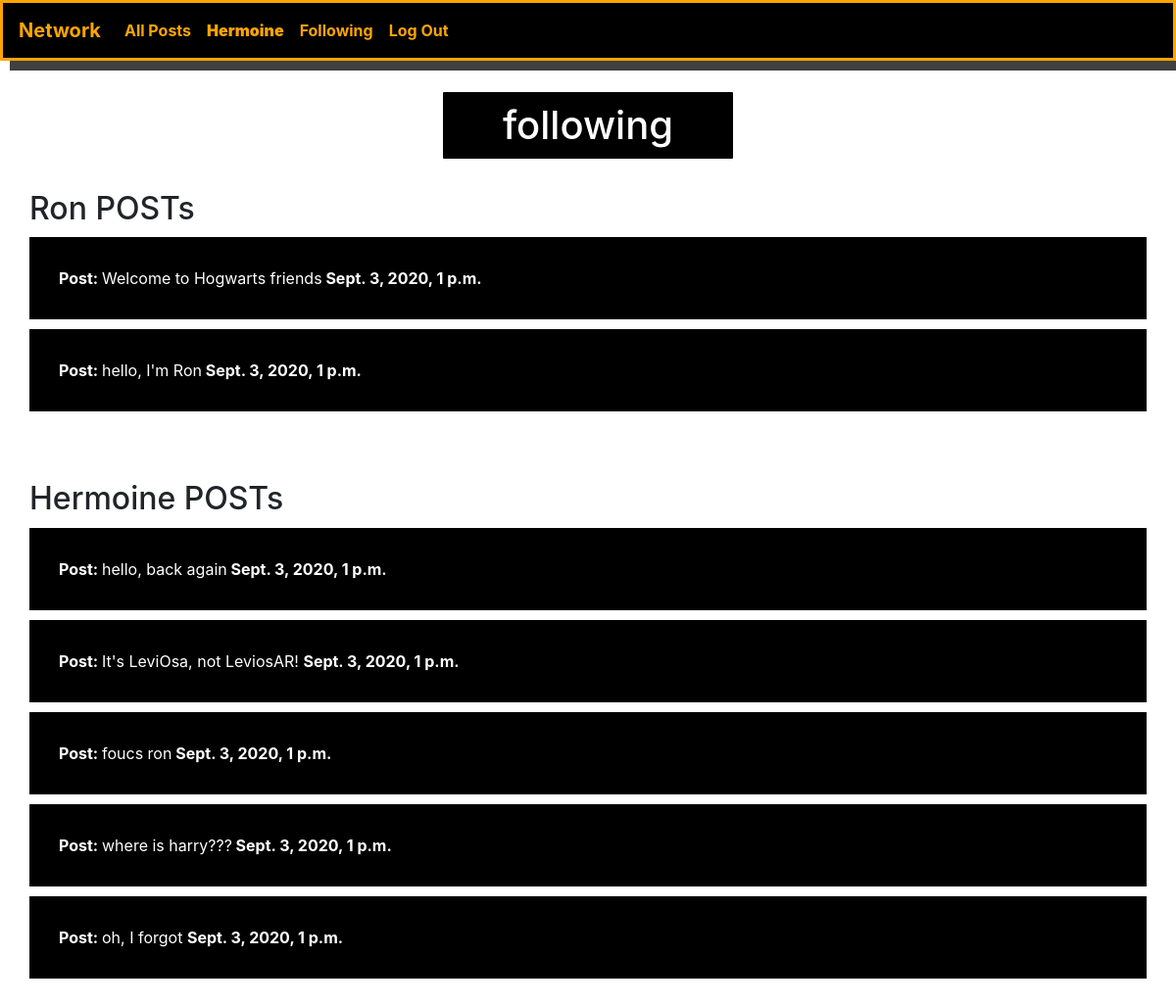
The page /following/3 (signed in) on the database its author committed.
### network/models.py (models this page shows)
class User(AbstractUser):
	pass

class Post(models.Model):
	post = models.CharField(max_length=350,blank = True, null = True)
	user = models.ForeignKey(User, on_delete=models.CASCADE)
	created_date = models.DateTimeField(default=timezone.now())
	def __str__(self):
		return f"Post {self.post} by {self.user} "

### network/views.py (the view)
# urls.py: path("following/<int:user_id>", views.following, name="following"),
def following(request, user_id):
    user = User.objects.get(id=user_id)
    following = user.following.all()
    followingPosts = []
    for follow in following:
        username = follow.following_user_id
        username_id = User.objects.get(username=username)
        users = [{"username_id":User.objects.get(username=username)}]
        for l in users:
            followingPosts.append({"posts":Post.objects.filter(user__in=User.objects.filter(username=l["username_id"])),
                "author":l["username_id"]})
    print(followingPosts)
    return render(request, "network/following.html",{
        "following":following,
        "followingPosts":followingPosts,
        })

### network/templates/network/following.html (shortened to what this page needs)
{% extends "network/layout.html" %}
{% block body %}
<h1 id="following-head">following</h1>
{% for x in followingPosts%}
	<div class="following-div">
		<h2 class="post-head">{{x.author}} POSTs </h2>
		<div class="following-innerdiv">
			{% for post in x.posts %}
			<p><strong>Post: </strong>{{post.post}}<strong> {{post.created_date}} </strong></p>
			 {% endfor %}
		</div>
	</div>
{% endfor %}
{% endblock %}

### network/templates/network/layout.html (shortened to what this page needs)
{% load static %}
<!DOCTYPE html>
<html lang="en">
    <head>
        <link rel="stylesheet" href="https://stackpath.bootstrapcdn.com/bootstrap/4.4.1/css/bootstrap.min.css">
        <link href="{% static 'network/styles.css' %}" rel="stylesheet">
    </head>
    <body>
        <nav id="navbar" class="navbar navbar-expand-lg navbar-light ">
            <a class="navbar-brand" href="#">Network</a>
            <div>
              <ul class="navbar-nav mr-auto">
                <li class="nav-item">
                  <a class="nav-link" href="{% url 'index' %}">All Posts</a>
                </li>
                {% if user.is_authenticated %}
                 <li class="nav-item">
                        <a class="nav-link" href="{% url 'profile' user.id %}"><strong>{{ user.username }} </strong></a>
                    </li>
                    <li class="nav-item">
                        <a class="nav-link" href="{% url 'following' user.id %}">Following</a>
                    </li>
                    <li class="nav-item">
                        <a class="nav-link" href="{% url 'logout' %}">Log Out</a>
                    </li>
                {% endif %}
              </ul>
            </div>
          </nav>
        <div class="body">
            {% block body %}
            {% endblock %}
        </div>
    </body>
</html>

### network/static/network/styles.css (style rules this page uses)
#navbar { background-color: black; border:solid orange 3px; font-weight: bolder; box-shadow: 10px 10px 0px 0px rgba(0,0,0,0.75); margin-bottom: 30px; }
#navbar a { color:orange; }

### network/templates/network/following.html (style rules this page uses)
#following-head { background-color: black; width: 300px; border:2px solid white; padding: 10px; color:white; text-align: center; margin: 0 auto; border-radius: 3px; }
.following-div { padding: 30px; }
.post-head { width: 300px; }
.following-innerdiv p { background-color: black; margin: 10px 0; padding: 30px; color: white; }

### rows shown on the page
User: username "Hermoine", author "Hermoine"
User: author "Ron"
Post: post "Welcome to Hogwarts friends", created_date "Sept. 3, 2020, 1 p.m."
Post: post "hello, I'm Ron", created_date "Sept. 3, 2020, 1 p.m."
Post: post "hello, back again", created_date "Sept. 3, 2020, 1 p.m."
Post: post "It's LeviOsa, not LeviosAR!", created_date "Sept. 3, 2020, 1 p.m."
Post: post "foucs ron", created_date "Sept. 3, 2020, 1 p.m."
Post: post "where is harry???", created_date "Sept. 3, 2020, 1 p.m."
Post: post "oh, I forgot", created_date "Sept. 3, 2020, 1 p.m."
